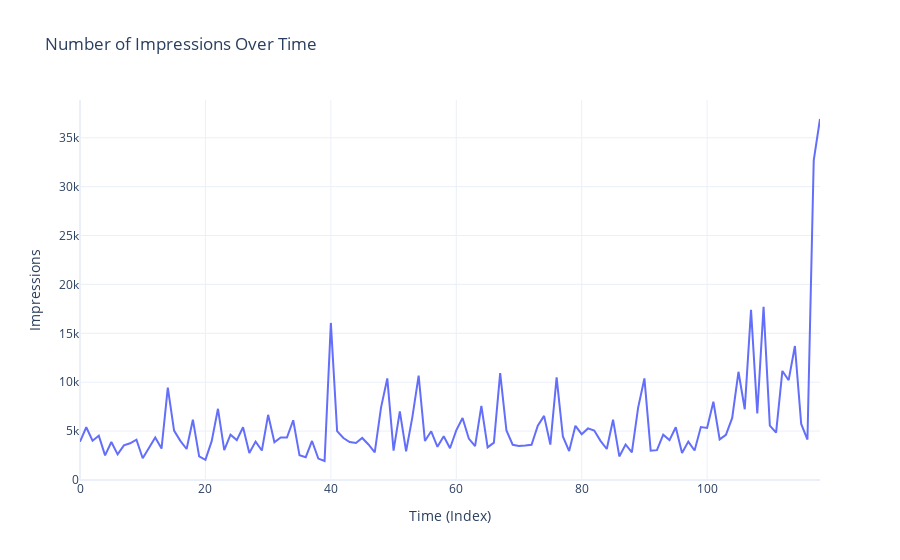

The cell this chart's notebook holds for it:
### Markdown cell above
### Q5) Have a look at the number of impressions on each post over time as shown below

### Code cell
fig = go.Figure()

fig.add_trace(go.Scatter(x=df.index, y=df['Impressions'],
                    mode='lines',
                    name='Impressions'))

fig.update_layout(title='Number of Impressions Over Time',
                  xaxis_title='Time (Index)',
                  yaxis_title='Impressions')

fig.show()

### Figure 1 — Plotly figure (JSON) as saved in the notebook; plotly's stock layout.template omitted (floating-point values rounded to 4 significant figures)
{"data": [{"mode": "lines", "name": "Impressions", "type": "scatter", "x": [0, 1, 2, 3, 4, 5, 6, 7, 8, 9, 10, 11, 12, 13, 14, 15, 16, 17, 18, 19, 20, 21, 22, 23, 24, 25, 26, 27, 28, 29, 30, 31, 32, 33, 34, 35, 36, 37, 38, 39, 40, 41, 42, 43, 44, 45, 46, 47, 48, 49, 50, 51, 52, 53, 54, 55, 56, 57, 58, 59, 60, 61, 62, 63, 64, 65, 66, 67, 68, 69, 70, 71, 72, 73, 74, 75, 76, 77, 78, 79, 80, 81, 82, 83, 84, 85, 86, 87, 88, 89, 90, 91, 92, 93, 94, 95, 96, 97, 98, 99, 100, 101, 102, 103, 104, 105, 106, 107, 108, 109, 110, 111, 112, 113, 114, 115, 116, 117, 118], "y": [3920, 5394, 4021, 4528, 2518, 3884, 2621, 3541, 3749, 4115, 2218, 3234, 4344, 3216, 9453, 5055, 4002, 3169, 6168, 2407, 2064, 3973, 7281, 3052, 4628, 4082, 5394, 2766, 3924, 3015, 6666, 3854, 4355, 4343, 6108, 2523, 2327, 3990, 2191, 1941, 16062, 4998, 4289, 3880, 3786, 4298, 3630, 2826, 7407, 10386, 2998, 7018, 2941, 6432, 10667, 3988, 4978, 3388, 4467, 3246, 5072, 6339, 4239, 3454, 7571, 3333, 3818, 10933, 5058, 3601, 3480, 3525, 3606, 5542, 6559, 3623, 10493, 4446, 2957, 5538, 4681, 5273, 5055, 4002, 3169, 6168, 2407, 3630, 2826, 7407, 10386, 2998, 3052, 4628, 4082, 5394, 2766, 3924, 3015, 5409, 5323, 8001, 4150, 4609, 6348, 11068, 7231, 17396, 6814, 17713, 5563, 4842, 11149, 10206, 13700, 5731, 4139, 32695, 36919]}], "layout": {"autosize": true, "title": {"text": "Number of Impressions Over Time"}, "xaxis": {"autorange": true, "range": [0, 118], "title": {"text": "Time (Index)"}, "type": "linear"}, "yaxis": {"autorange": true, "range": [-2.222, 38860.0], "title": {"text": "Impressions"}, "type": "linear"}}}
